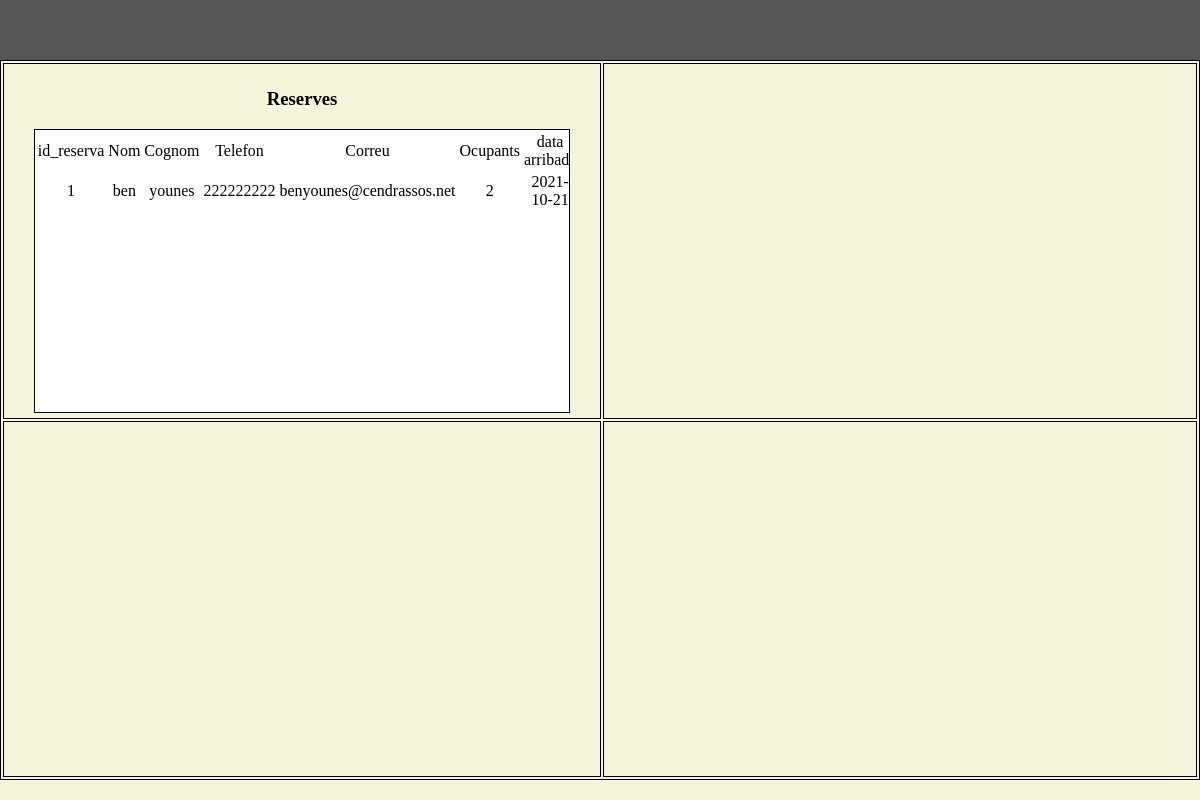
The app's page /admin.php with its own data.
### tables this page shows
CREATE TABLE `reserva` (
  `id_reserva` int(10) NOT NULL,
  `num_ocupants` int(2) NOT NULL,
  `data_arribada` date NOT NULL,
  `data_sortida` date NOT NULL,
  `DNI` varchar(9) NOT NULL
);

CREATE TABLE `usuari` (
  `DNI` varchar(9) NOT NULL,
  `Nom` varchar(50) NOT NULL,
  `Cognom` varchar(50) NOT NULL,
  `tel` int(9) NOT NULL,
  `correu` varchar(50) NOT NULL,
  `rol` int(1) NOT NULL,
  `username` varchar(20) NOT NULL,
  `password` varchar(50) NOT NULL,
  `id_departament_usuari` int(10) NOT NULL
);

### admin.php (the view, shortened to what this page needs)
<!DOCTYPE html>
<html lang="en">
<head>
    <link href="admin.css"rel="stylesheet" type="text/css">
</head>
<body>
    <nav>
    </nav>
    <table class='panell'>
        <tr>
            <td class='estructura'>
                <h3>Reserves</h3>
                <div class='reserves'>
                    <table id='taulareserves'>
                        <tr>
                            <td>id_reserva</td>
                            <td>Nom</td>
                            <td>Cognom</td>
                            <td>Telefon</td>
                            <td>Correu</td>
                            <td>Ocupants</td>
                            <td>data arribada</td>
                        </tr>
                    <?php
                        include 'database.php';
                        $sql = "select r.id_reserva,r.num_ocupants,r.data_arribada,r.data_sortida, u.nom,u.cognom,u.tel,u.correu FROM reserva r, usuari u WHERE r.DNI=u.DNI;;";
                        $reserves = $conn->query($sql);
                        while($row = $reserves->fetch_assoc()) {
                            print "<tr>";
                            print "<td>".$row['id_reserva']."</td>";
                            print "<td>".$row['nom']."</td>";
                            print "<td>".$row['cognom']."</td>";
                            print "<td>".$row['tel']."</td>";
                            print "<td>".$row['correu']."</td>";
                            print "<td>".$row['num_ocupants']."</td>";
                            print "<td>".$row['data_arribada']."</td>";
                        }
                    ?>
                      </table>
                </div>
            </td>
            <td class='estructura'></td>
        </tr>
        <tr>
            <td class='estructura'></td>
            <td class='estructura'></td>
        </tr>
    </table>
</body>
</html>

### admin.css (style rules this page uses)
body { height: 100vh; width: 100%; background-color: beige; margin:0px; padding: 0px; }
nav { width: 100%; height: 60px; background-color: rgb(85, 85, 85); }
.panell { width: 100%; height: 90%; border: 1px solid black; }
td { width: 12.5%; border: 0px solid black; border-spacing: 0px; border-right: 1px; }
.estructura { border: 1px solid black; width: 50%; height: 50%; text-align: center; border-collapse: collapse; border-spacing: 0px; }
.reserves { width: 90%; border: 1px solid black; overflow-y: scroll; height: 80%; margin-left: auto; margin-right: auto; background-color: white; }

### records on screen
reserva: id_reserva "1", DNI.Nom "ben", DNI.Cognom "younes", DNI.tel "222222222", DNI.correu "benyounes@cendrassos.net", num_ocupants "2", data_arribada "2021-10-21"
